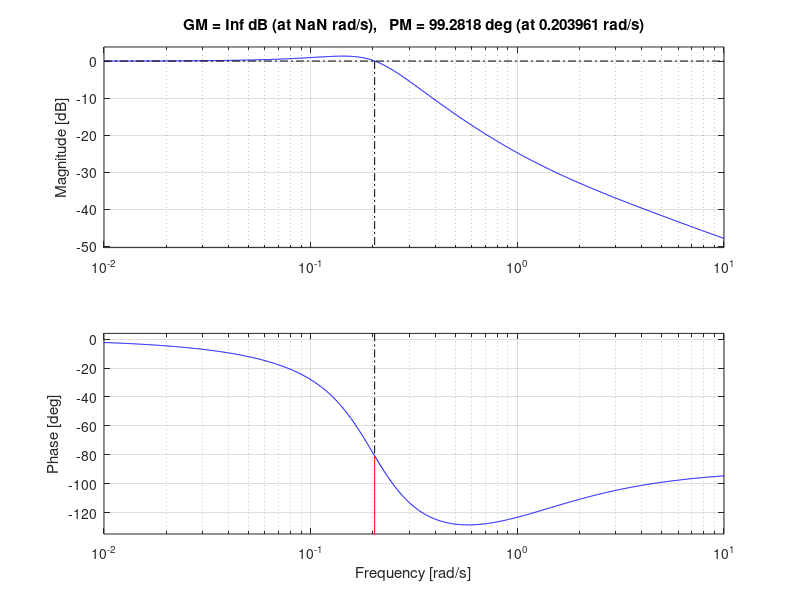
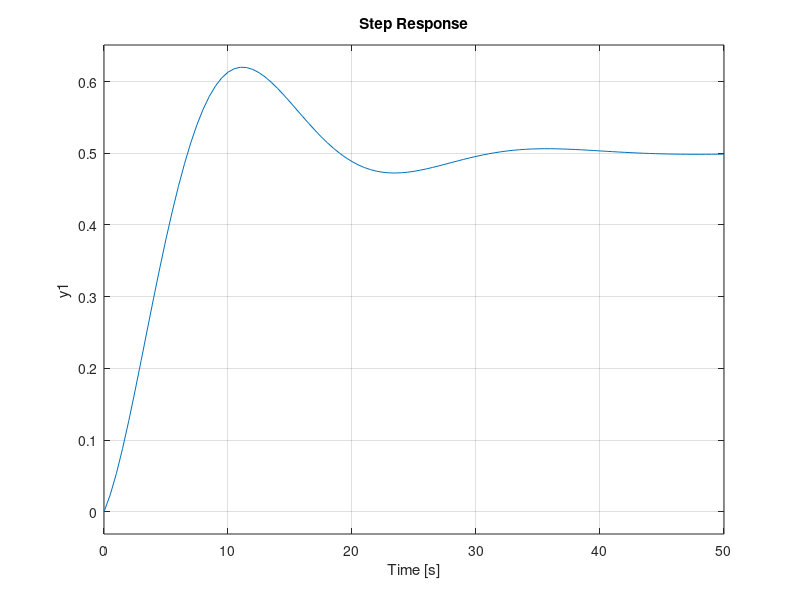

The MATLAB source for these figures, in order: (Note: this script raises an error after producing the figures.)
%% ========================================================================
% ---- ACS6101 Assignment week 5
% ---- Name: Paulo Roberto Loma Marconi
% ---- 03/11/2018
%% === Question 1 =========================================================
clear; clc; close all; % clean previous data in order to avoid erros.
%% plant Gp 
s = tf('s');
Gp = 0.04*(s+1)/(s^2+0.2*s+0.04); % uncompensated plant

fig = figure(1); 
margin(Gp); % calculates the phase margin and gain margin at their frequencies
[Gm,Pm,Wcg,Wcp] = margin(Gp);
Gcl = feedback(Gp,1); % closed-loop of the uncompensated plant
saveas(fig,'Q1_Gp_margin.png');

fig = figure(2);
step(Gcl); % step response to the closed-loop system
stepinfo(Gcl) % system performance values
saveas(fig,'Q1_Gp_step.png');
%% Design requirements
PO = 10; % percentage overshoot
zeta = log(100/PO)/sqrt(pi^2+ (log(100/PO))^2 ); % damping ratio
PM_d = round(100*zeta)+1; % desired PM
%% Obtaining the gain K that meets the desired PM_d
K = 10^(8.03/20); % the gain 8.03 obtained from the bode plot
Gp1 = K*Gp; % new uncompensated plant

fig = figure(11);
margin(Gp1);
saveas(fig,'Q1_Gp1_K_margin.png');

%% Digital uncompensated system with the new gain K
Ts = 0.01; % sampling time
Gz1 = c2d(Gp1,Ts,'zoh'); % convert the continuos time plant Gp2 to the
                         % discrete time domain with the zero order holder
Gp1_cl = feedback(Gp1,1); % closed-loop system in continuos time
Gz1_cl = feedback(Gz1,1); % closed-loop system in discrete time

fig = figure(3);
step(Gp1_cl,Gz1_cl); % step response of both continuos and discrete systems
saveas(fig,'Q1_Gpz_K_step.png');
stepinfo(Gz1_cl) % system performance values

%% Designing the Phase-lead digital controller 
% introducing a new gain 10 times faster in ordert to obtain a fast
% response to the step input
Gp2 = K*10*Gp;

fig = figure(4);
margin(Gp2); % checking the desired phase margin PM_d 
[Gm1,PM_act,Wcg1,Wcp1] = margin(Gp2);
saveas(fig,'Q1_Gp2_margin.png');

% step 1) obtaining beta with the actual PM and the desired PM
theta = 6; % correction factor
beta = roots( [1 -(2+4*( tand(PM_d-PM_act+theta) )^2) 1] );
% beta = (1+sind(PM_d-PM_act+theta))/(1-sind(PM_d-PM_act+theta));
% step 2) calculating the new crossover frequency
Mpc = 1/sqrt(beta(1)); % find compensator peak magnitude.
omega_c = getGainCrossover(Gp2,Mpc); % The new gain crossover frequency wc
% step 3) determining the zero and the pole of the controller
zc = omega_c/sqrt(beta(1)); % zero of the controller
pc = beta(1)*zc; % pole of the controller
% step 4) controller in continuous and discrete time
Gc = beta(1)*(s+zc)/(s+pc); % phase-lead controller in continuous time
Gcz = c2d(Gc,Ts,'zoh'); % phase-lead controller in discrete time
%% Evaluating the phase-lead controller
Gol = Gc*Gp2; % open-loop compensated in continuous time
Gcl = feedback(Gol,1); % closed-loop in continuous time
Gp2z = c2d(Gp2,Ts,'zoh'); % plant in discrete time
Golz = Gcz*Gp2z; % open-loop compensated in discrete time
Gclz = feedback(Golz,1); % closed-loop in discrete time

fig = figure(5);
margin(Gol);
saveas(fig,'Q1_lead_margin.png');

fig = figure(6);
step(Gcl,Gclz);
saveas(fig,'Q1_lead_step.png');

%% Designing a second lead compensator
[Gm11,PM_act1,Wcg11,Wcp11] = margin(Gol);
% step 1) obtaining beta with the actual PM and the desired PM
theta1 = 6; % correction factor
beta1 = roots( [1 -(2+4*( tand(PM_d-PM_act1+theta1) )^2) 1] );
% beta1 = (1+sind(PM_d-PM_act+theta))/(1-sind(PM_d-PM_act+theta));
% step 2) calculating the new crossover frequency
Mpc1 = 1/sqrt(beta1(1)); % find compensator peak magnitude.
omega_c1 = getGainCrossover(Gol,Mpc1); % The new gain crossover frequency wc
% step 3) determining the zero and the pole of the controller
zc1 = omega_c1/sqrt(beta1(1)); % zero of the controller
pc1 = beta1(1)*zc1; % pole of the controller
% step 4) controller in continuous and discrete time
Gc1 = beta1(1)*(s+zc1)/(s+pc1); % phase-lead controller in continuous time
Gcz1 = c2d(Gc1,Ts,'zoh'); % phase-lead controller in discrete time
%% Evaluating second the phase-lead controller in series with the previous one
Gol_1 = Gc1*Gc*Gp2; % open-loop compensated in continuous time
Gcl_1 = feedback(Gol_1,1); % closed-loop in continuous time
Golz_1 = Gcz*Gp2z; % open-loop compensated in discrete time
Gclz_1 = feedback(Golz_1,1); % closed-loop in discrete time

fig = figure(7);
margin(Gol_1);
saveas(fig,'Q1_lead_lead_margin.png');

fig = figure(8);
step(Gcl_1,Gclz_1);
saveas(fig,'Q1_lead_lead_step.png');
